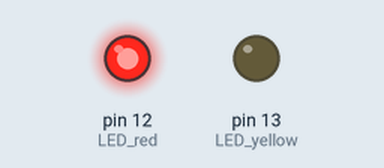
A sketch run on a simulated Arduino Uno, built with avr-gcc and run on an emulated ATmega328P. Parts: output pins drawn as LEDs (lit = HIGH).

Above: at 0.6 s.
At 2.2 s:
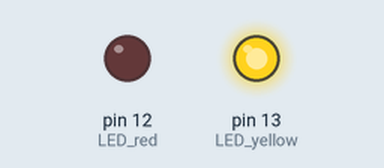
At 4.5 s:
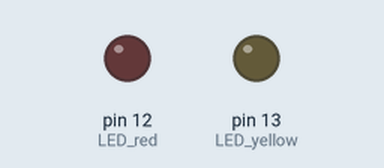
Timing chart, 0 to 6.7 s (numbered marks = the images above):
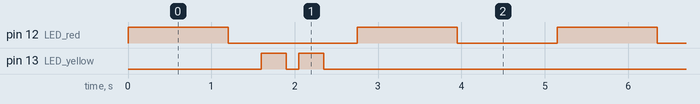

The sketch:

HW3P1.ino
```cpp
/*
Homework 3, Problem 1
DoubleBlink

Blinks two LEDs in a specific sequence.
1) Red LED on for 1.2s
2) All LEDs off for 0.4s
3) Yellow LED on for 0.3s
4) All LEDs off for 0.15s   --> From here the sequence reverses
5) Yellow LED on for 0.3s
6) All LEDs off for 0.4s
7) Red LED on for 1.2s
*/


// Declare variables for output pins
int LED_red = 12; // Sets red LED to pin 12
int LED_yellow = 13; // Sets yellow LED to pin 13

// Assign variables for various time delays
int t1 = 1200;
int t2 = 400;
int t3 = 300;
int t4 = 150;

void setup() {
  // initialize LED pins
  pinMode(LED_red, OUTPUT);
  pinMode(LED_yellow, OUTPUT);

}

void loop() {
  // Blink sequence
  digitalWrite(LED_red, HIGH);
  delay(t1);
  digitalWrite(LED_red,LOW);
  delay(t2);
  digitalWrite(LED_yellow, HIGH);
  delay(t3);
  digitalWrite(LED_yellow, LOW);
  delay(t4);
  digitalWrite(LED_yellow, HIGH);
  delay(t3);
  digitalWrite(LED_yellow, LOW);
  delay(t2);
  digitalWrite(LED_red, HIGH);
  delay(t1);
  digitalWrite(LED_red, LOW);

  //delay added to the end to distinguish between start and end of sequence
  delay(t1);
}
```

Measured:
- by itself, pin 12 (LED_red): repeats every 5.2 s: LOW 1.6 s, HIGH 1.2 s, LOW 1.2 s, HIGH 1.2 s
- by itself, pin 13 (LED_yellow): repeats every 5.2 s: LOW 0.15 s, HIGH 0.30 s, LOW 4.4 s, HIGH 0.30 s
- by itself, everything shown: repeats every 5.2 s, in 8 steps
